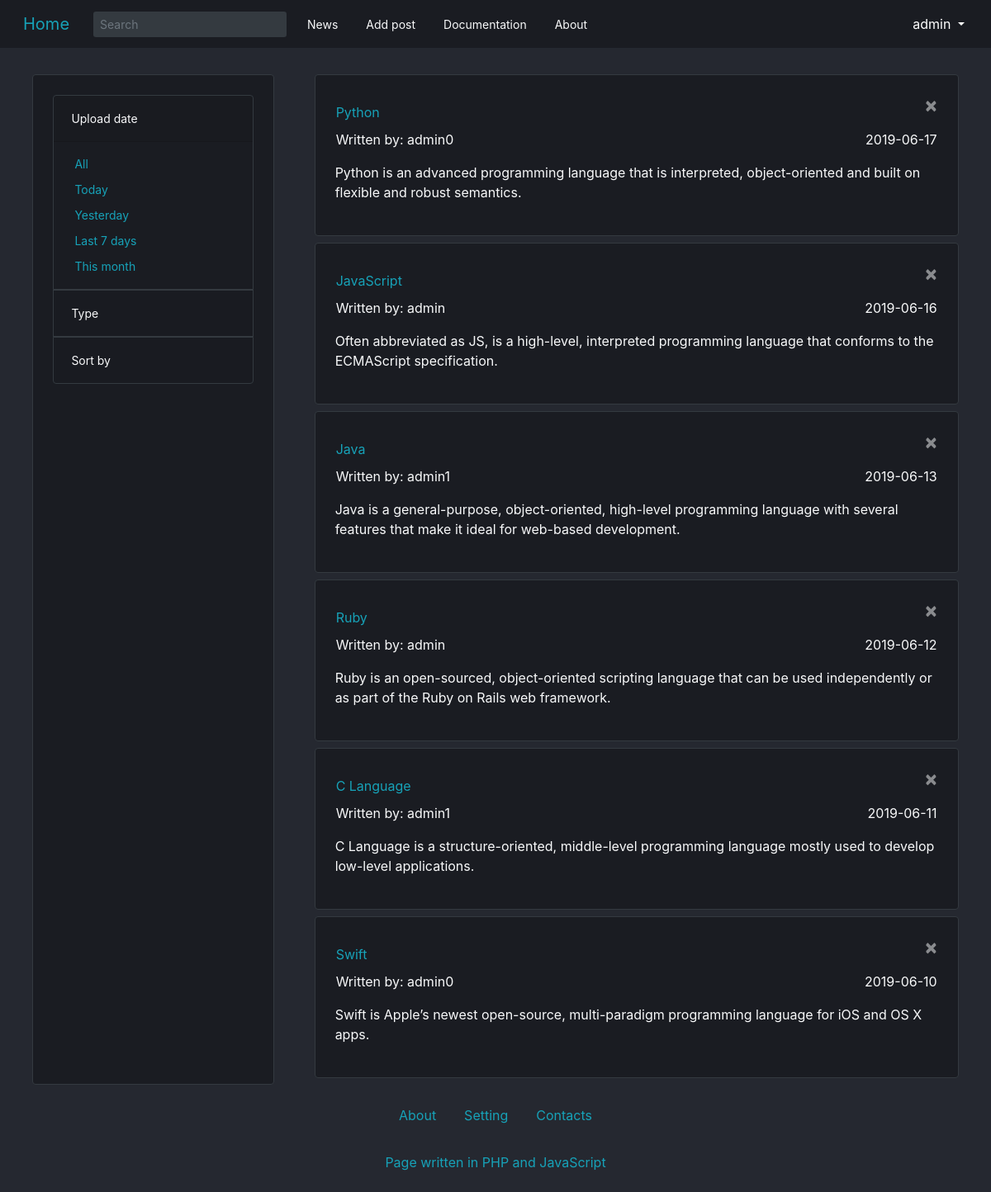
/index.php (signed in), run on the app's committed database.
### tables this page shows
CREATE TABLE Blog_content (
  id bigint unsigned primary key auto_increment,
  create_date date,
  username varchar(50) not null,
  title varchar(255) not null,
  content TEXT not null
);

### php/fetch_data/fetch.php (called while the page is built, shortened)
<?php
class Fetch {
  private $tableKeys = [];
  private $tableData = [];
  private $result = [];
  public function __construct() {
    global $connection;
    $this->connection = $connection;
  }
  private function createConnection($query) {
    $this->query = $query;
    mysqli_query($this->connection, 'SET NAMES utf8');
    if(!($this->result = mysqli_query($this->connection, $this->query))) {
      $this->tableKeys = array('Typ błędu', 'Opis błędu');
      $this->tableData = array(array(
        'Problem z zapytaniem mysql',
        'BŁĄD: problem z zapytaniem "'. $this->query. '".'
      ));
    } else {
      $this->queryType = explode(' ', trim($this->query));
      $this->queryType = $this->queryType[0];
    }
  }
  private function fetchData() {
    if($record = mysqli_fetch_object($this->result)) {
      $this->tableKeys = (array) $record;
      $this->tableKeys = array_keys($this->tableKeys);
      $this->tableData = array(array_values((array) $record));
    }
    if($record = mysqli_fetch_all($this->result)) {
      $this->tableData = array_merge($this->tableData, $record);
    }
    if($this->result->num_rows > 1) {
      $this->result = [];
      foreach($this->tableData as $object) {
        array_push($this->result, array_combine($this->tableKeys, $object));
      }
    } else if($this->result->num_rows == 1) {
      $this->result = [];
      array_push($this->result, array_combine($this->tableKeys, $this->tableData[0]));
    } else {
      $this->result = 0;
    }
  }
  public function fetch($query) {
    $this->createConnection($query);
    return $this->result;
  }
}

### php/blog_configuration/get_posts.php (the view, shortened to what this page needs)
<?php
require_once 'php/fetch_data/fetch.php';
class Get_posts extends Fetch {
  private $content = '';
  private $result = '';
  private function editable_blog() {
    $this->result = '';
    foreach($this->content as $value) {
      $this->result .=
      '<div class="w-100 p-4 mb-2 text-left border rounded border-dark bg-navy-blue">' .
        '<button class="close text-light" aria-label="Close" onclick="queryToPHP(' . $value['id'] . ', \'remove\')">
          <span aria-hidden="true">&times;</span>
        </button>' .
        '<a href="index.php" class="w-75 px-0 py-lg-2 nav-link btn bg-transparent text-left
          text-info">' . $value['title'] . '</a>' .
          '<div class="row px-3 justify-content-between">' .
            '<p class="col-6 px-0">Written by: ' . $value['username'] . '</p>' .
            '<p class="col-6 px-0 text-right">' . $value['create_date'] . '</p>' .
          '</div>' .
          '<p>' . $value['content'] . '</p>' .
      '</div>';
    }
  }
  public function return_html($loggedBool) {
    $this->loggedBool = $loggedBool;
    $this->content = $this->fetch('SELECT * FROM Blog_content');
    if($this->content == 0) {
      $this->noSuchPosts();
    } else if($this->loggedBool == true) {
      $this->editable_blog();
    } else {
      $this->simple_blog();
    }
    return $this->result;
  }
}

### style/style.css (style rules this page uses)
.bg-navy-blue { background: #1a1c22; }
.bg-gray { background: #252830; }

### data on the page
blog_content: title "Python", username "admin0", create_date "2019-06-17", content "Python is an advanced programming language that is interpreted, object-oriented and built on flexible and robust semantics."
blog_content: title "JavaScript", username "admin", create_date "2019-06-16", content "Often abbreviated as JS, is a high-level, interpreted programming language that conforms to the ECMAScript specification."
blog_content: title "Java", username "admin1", create_date "2019-06-13", content "Java is a general-purpose, object-oriented, high-level programming language with several features that make it ideal for web-based development."
blog_content: title "Ruby", username "admin", create_date "2019-06-12", content "Ruby is an open-sourced, object-oriented scripting language that can be used independently or as part of the Ruby on Rails web framework."
blog_content: title "C Language", username "admin1", create_date "2019-06-11", content "C Language is a structure-oriented, middle-level programming language mostly used to develop low-level applications."
blog_content: title "Swift", username "admin0", create_date "2019-06-10", content "Swift is Apple’s newest open-source, multi-paradigm programming language for iOS and OS X apps."

### other printed values
$username "admin"
